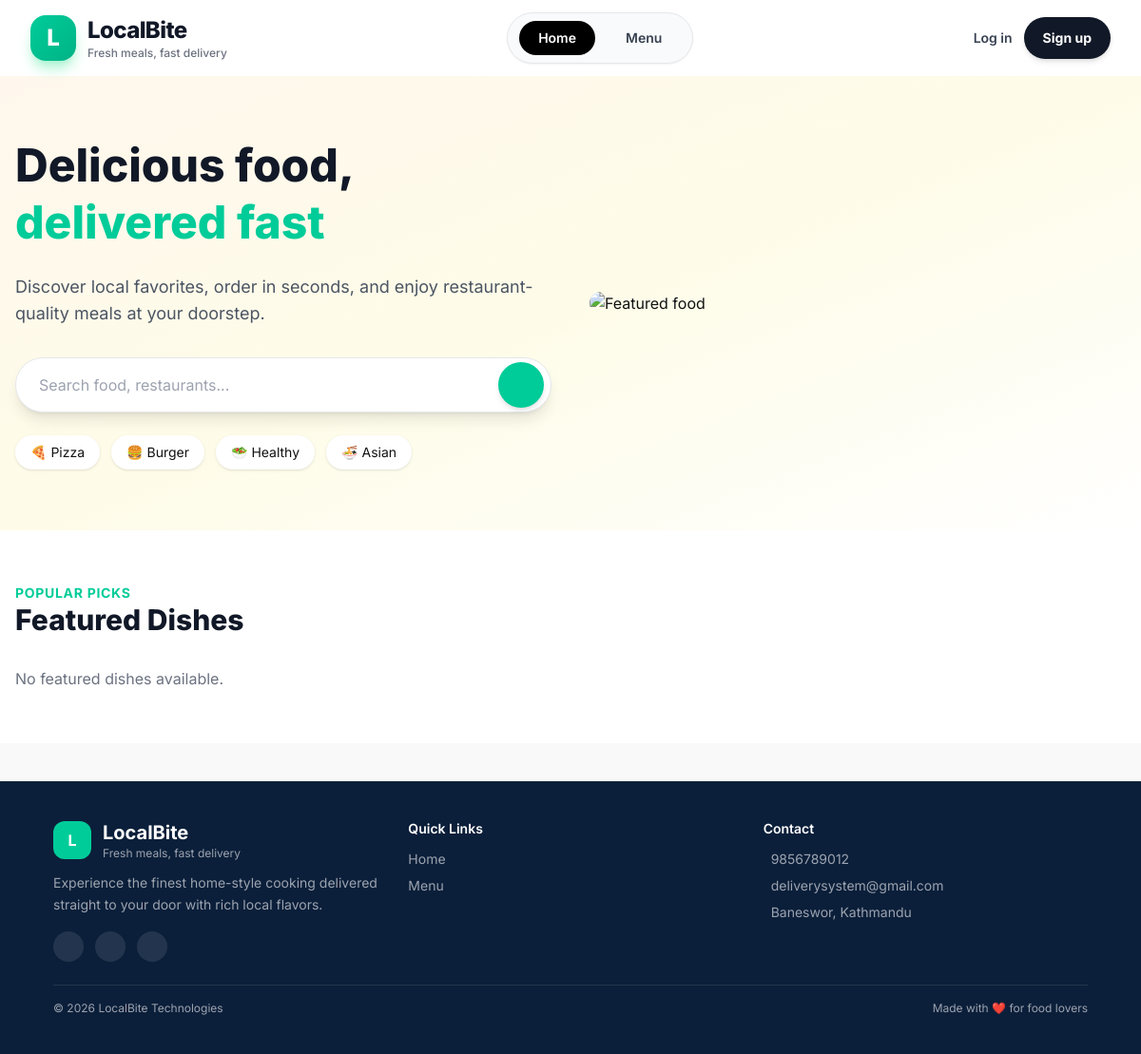
The app's page /, older data.
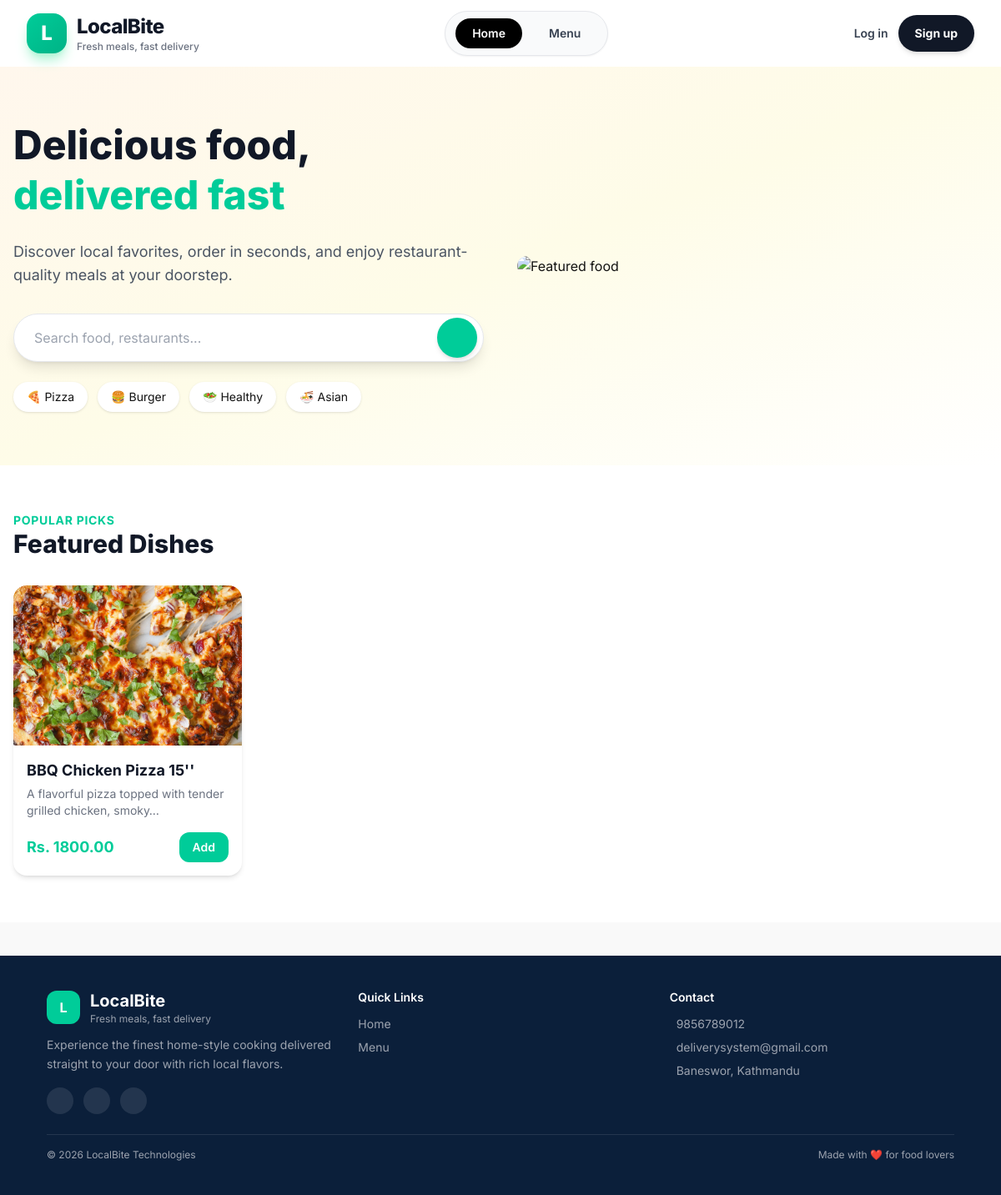
The same page, newer data.
### main/models.py (models this page shows, shortened)
class Product(models.Model):
    name = models.CharField(max_length=100, db_index=True)
    price = models.DecimalField(max_digits=10, decimal_places=2, default=0.0)
    image = models.ImageField(upload_to="products/")
    featured = models.BooleanField(default=False)
    description = models.TextField(null=True, blank=True)
    created_at = models.DateTimeField(auto_now_add=True)
    updated_at = models.DateTimeField(auto_now=True)
    categories = models.ManyToManyField(Category)

### main/views.py (the view, shortened to what this page needs)
# urls.py: path('', views.home, name='home'),
def home(request):
    categories = Category.objects.all()
    featured_products = Product.objects.filter(featured=True)[:4]
    menu_products = Product.objects.all()
    rider_tasks_count = 0
    context = {
        'categories': categories,
        'featured_products': featured_products,
        'menu_products': menu_products,
        'rider_tasks_count': rider_tasks_count,
    }
    return render(request, 'main/home.html', context)

### main/templates/main/home.html (shortened to what the changed rows need)
{% extends "base.html" %}
{% block content %}
<section class="bg-gradient-to-br from-[#fff7ed] via-[#fefce8] to-white py-16">
    <div class="max-w-7xl mx-auto px-4 grid lg:grid-cols-2 gap-10 items-center">
        <div class="animate-fade-left">
            <h1 class="text-5xl font-extrabold text-gray-900 leading-tight">
                Delicious food, <br>
                <span class="text-primary">delivered fast</span>
            </h1>
        </div>
    </div>
</section>
<section class="py-14 bg-white">
    <div class="max-w-7xl mx-auto px-4">
        <div class="flex justify-between items-center mb-8">
            <div>
                <h2 class="text-3xl font-extrabold text-gray-900">Featured Dishes</h2>
            </div>
        </div>
        <div class="grid sm:grid-cols-2 md:grid-cols-3 lg:grid-cols-4 gap-6">
            {% for product in featured_products %}
            <div class="bg-white rounded-2xl shadow-md hover:shadow-xl transition duration-300 overflow-hidden animate-fade-up">
                <div class="relative">
                    {% if product.image %}
                    <img src="{{ product.image.url }}" class="h-48 w-full object-cover" alt="{{ product.name }}">
                    {% else %}
                    <div class="h-48 w-full bg-gray-100 flex items-center justify-center text-gray-400">
                        <i class="las la-image text-4xl"></i>
                    </div>
                    {% endif %}
                </div>
                <div class="p-4">
                    <h3 class="font-bold text-lg text-gray-900">{{ product.name }}</h3>
                    <p class="text-sm text-gray-500 mt-1">
                        {{ product.description|default:"Freshly prepared and delicious."|truncatechars:60 }}
                    </p>
                    <div class="flex justify-between items-center mt-4">
                        <span class="font-bold text-primary text-lg">Rs. {{ product.price }}</span>
                        {% if not user.is_authenticated or user.role != 'admin' %}
                        <button
                            @click="addToCart({{ product.id }})"
                            class="bg-primary text-white px-4 py-2 rounded-xl text-sm font-semibold hover:scale-105 transition">
                            Add
                        </button>
                        {% endif %}
                    </div>
                </div>
            </div>
            {% empty %}
            <p class="text-gray-500">No featured dishes available.</p>
            {% endfor %}
        </div>
    </div>
</section>
{% endblock %}

Row changes from the older to the newer data that the page shows:
added Product: image (picture), name "BBQ Chicken Pizza 15''", description "A flavorful pizza topped with tender grilled chicken, smoky…", price "1800.00"
Text that changed along with them:
text no longer shown: "No featured dishes available."
